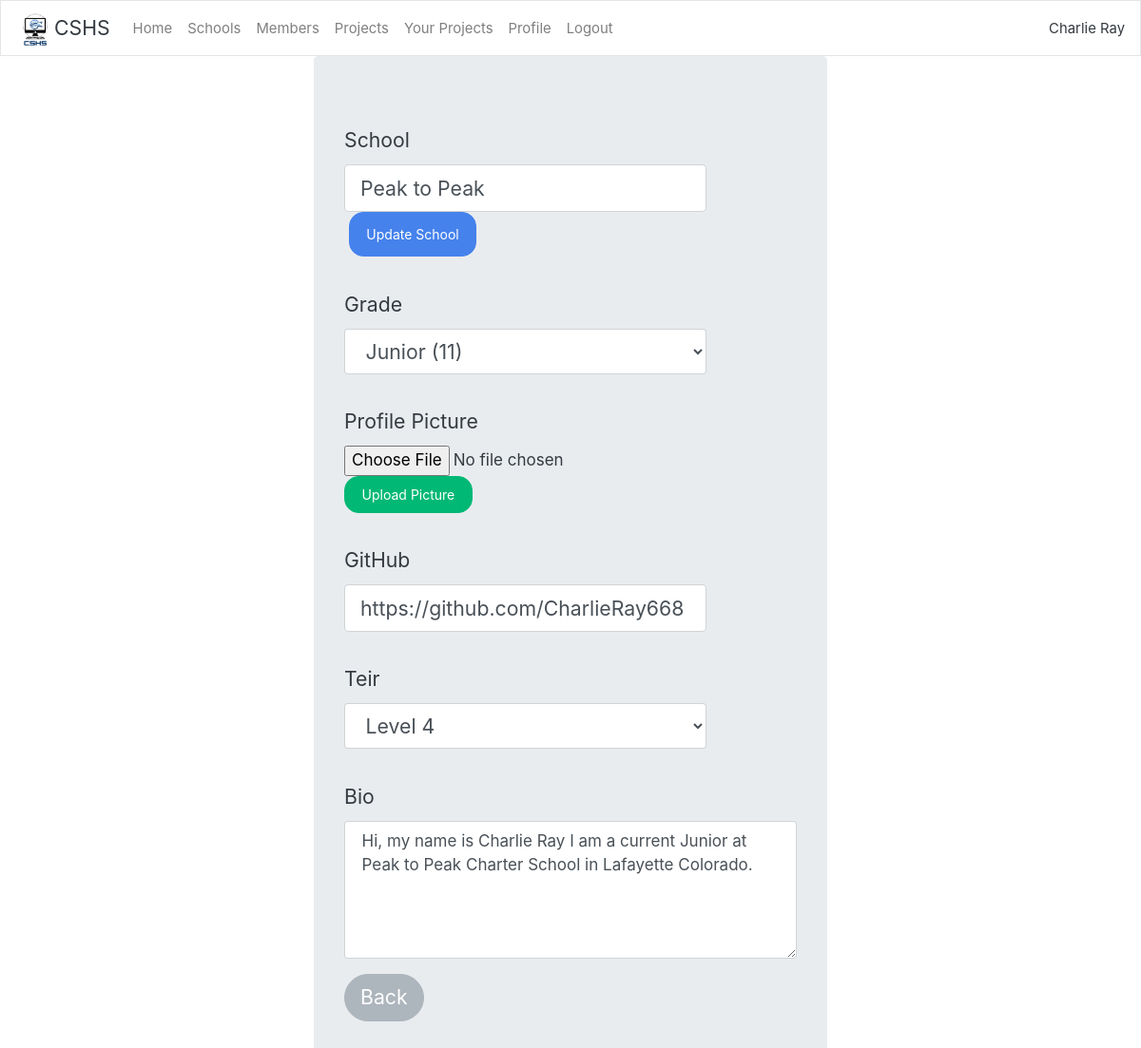
Screenshot of /profile/edit/ (signed in) with the database file from the repository.
### users/models.py (models this page shows)
class User(AbstractUser):
    username = models.CharField(_("username"), max_length=100)
    email = models.EmailField(_('email address'), unique=True)
    USERNAME_FIELD = 'email'
    REQUIRED_FIELDS = ['username']
    objects = UserManager()

### profiles/models.py (models this page shows, shortened)
class Profile(models.Model):
    user = models.OneToOneField(settings.AUTH_USER_MODEL, on_delete=models.CASCADE)
    school = models.ForeignKey(School, on_delete=models.DO_NOTHING, related_name="students", null=True)
    grade = models.IntegerField()
    picture = models.ImageField(upload_to="profile_picture", blank=True)
    github = models.URLField(max_length=300)
    teir = models.IntegerField()
    bio = models.TextField()

### schools/models.py (models this page shows, shortened)
class School(models.Model):
    name = models.CharField(max_length=50)
    logo = models.ImageField(upload_to="school_logos", blank=True)
    overseer = models.OneToOneField(settings.AUTH_USER_MODEL, on_delete=models.SET_NULL, null=True, related_name="overseer_of")
    tech_spec = models.OneToOneField(settings.AUTH_USER_MODEL, on_delete=models.SET_NULL, null=True, related_name="techincal_specialist_of")
    proj_man = models.OneToOneField(settings.AUTH_USER_MODEL, on_delete=models.SET_NULL, null=True, related_name="project_manager_of")
    tut_out = models.OneToOneField(settings.AUTH_USER_MODEL, on_delete=models.SET_NULL, null=True, related_name="tutoring_outreach_of")
    coms = models.OneToOneField(settings.AUTH_USER_MODEL, on_delete=models.SET_NULL, null=True, related_name="communications_of")

### profiles/views.py (the view)
# urls.py: path("edit/", views.edit_profile, name="edit"),
def edit_profile(response):
    schools = [school.name for school in School.objects.all()]
    return render(response, "profiles/editprofile.html", {"schools":schools})

### profiles/templatetags/profile_functions.py (called while the page is built)
@register.filter(name='format_grade')
def format_grade(grade):
    if grade == 9:
        return "Freshman (9)"
    if grade == 10:
        return "Sophomore (10)"
    if grade == 11:
        return "Junior (11)"
    if grade == 12:
        return "Senior (12)"

### profiles/templates/profiles/editprofile.html (shortened to what this page needs)
{% extends "main/home.html" %}
{% load crispy_forms_tags %}
{% load profile_functions %}
{% block constantcontent %}
<div class="jumbotron" style="width: 45%; margin: auto;">
    <div class="form-group">
        <label class="col-form-label col-form-label-lg" for="school">School</label>
        <div>
            <input class="form-control form-control-lg" type="text" value="{{user.profile.school.name}}" id="school" style="width: 80%; float: left;" list="schools">
            <button type="button" class="btn btn-primary" style="margin-left: 1%; height: 47px;" onclick="updateField('school')">Update School</button>
        </div>
        <br>
        <label class="col-form-label col-form-label-lg" for="grade">Grade</label>
        <div>
            <select class="form-control col-form-label-lg" id="grade"  style="width: 80%; height: fit-content;" onchange="updateField('grade')">
                <option value="" selected disabled hidden>{{user.profile.grade | format_grade}}</option>
            </select>
        </div>
        <br>
        <form id="profileform" action="/profile/update/" method="post" enctype="multipart/form-data">
            <label class="col-form-label col-form-label-lg" for="picture">Profile Picture</label>
            <div>
                <input type="file" class="form-control-file" id="picture" name="picture" style="width: 80%; float: left;">
                <button name="submit" type="submit" id='formsubmit' class="btn btn-success">Upload Picture</button>
            </div>
        </form>
        <br>
        <label class="col-form-label col-form-label-lg" for="github">GitHub</label>
        <div>
            <input class="form-control form-control-lg" type="url" value="{{user.profile.github}}" id="github" style="width: 80%;" onchange="updateField('github')">
        </div>
        <br>
        <label class="col-form-label col-form-label-lg" for="teir">Teir</label>
        <div>
            <select class="form-control col-form-label-lg" id="teir"  style="width: 80%; height: fit-content;" onchange="updateField('teir')">
                <option value="" selected disabled hidden>Level {{user.profile.teir}}</option>
            </select>
        </div>
        <br>
        <label class="col-form-label col-form-label-lg" for="bio">Bio</label>
        <textarea class="form-control" id="bio" rows="5" onchange="updateField('bio')">{{user.profile.bio}}</textarea>
    </div>
    <p class="lead">
    <button class="btn btn-secondary btn-lg" onclick="history.back()" role="button">Back</button>
    </p>
</div>
{% endblock %}

### main/templates/main/home.html (shortened to what this page needs)
{% extends "main/base.html" %}
{% load static %}
{% block content %}
<nav class="navbar navbar-expand-lg navbar-light bg-light">
    <img src = "{% static 'main/images/cshslogo.png' %}" width="40" height="40">
    <a class="navbar-brand">CSHS</a>
    <div class="collapse navbar-collapse" id="navbarColor03">
      <ul class="navbar-nav mr-auto">
        <li class="nav-item">
            <a class="nav-link" href="/home">Home</a>
        </li>
        <li class="nav-item">
            <a class="nav-link" href="/schools">Schools</a>
        </li>
        <li class="nav-item">
            <a class="nav-link" href="/users/view">Members</a>
        </li>
        {% if user.is_authenticated %}
            <li class="nav-item">
                <a class="nav-link" href="/projects/">Projects</a>
            </li>
            <li class="nav-item">
                <a class="nav-link" href="/profile/projects/">Your Projects</a>
            </li>
            <li class="nav-item">
                <a class="nav-link" href="/profile/">Profile</a>
            </li>
            <li class="nav-item">
                <a class="nav-link" href="/logout/">Logout</a>
            </li>
        {% endif %}
      </ul>
      <form class="form-inline my-2 my-lg-0">
        <a>{{user.username}}</a>
      </form>
    </div>
  </nav>
  {% block constantcontent %}{% endblock %}
{% endblock %}

### rows the page displays
User: username "Charlie Ray", profile.school.name "Peak to Peak", grade "Junior (11)", profile.github "https://github.com/CharlieRay668", profile.bio "Hi, my name is Charlie Ray I am a current Junior at Peak to Peak Charter School in Lafayette Colorado."
